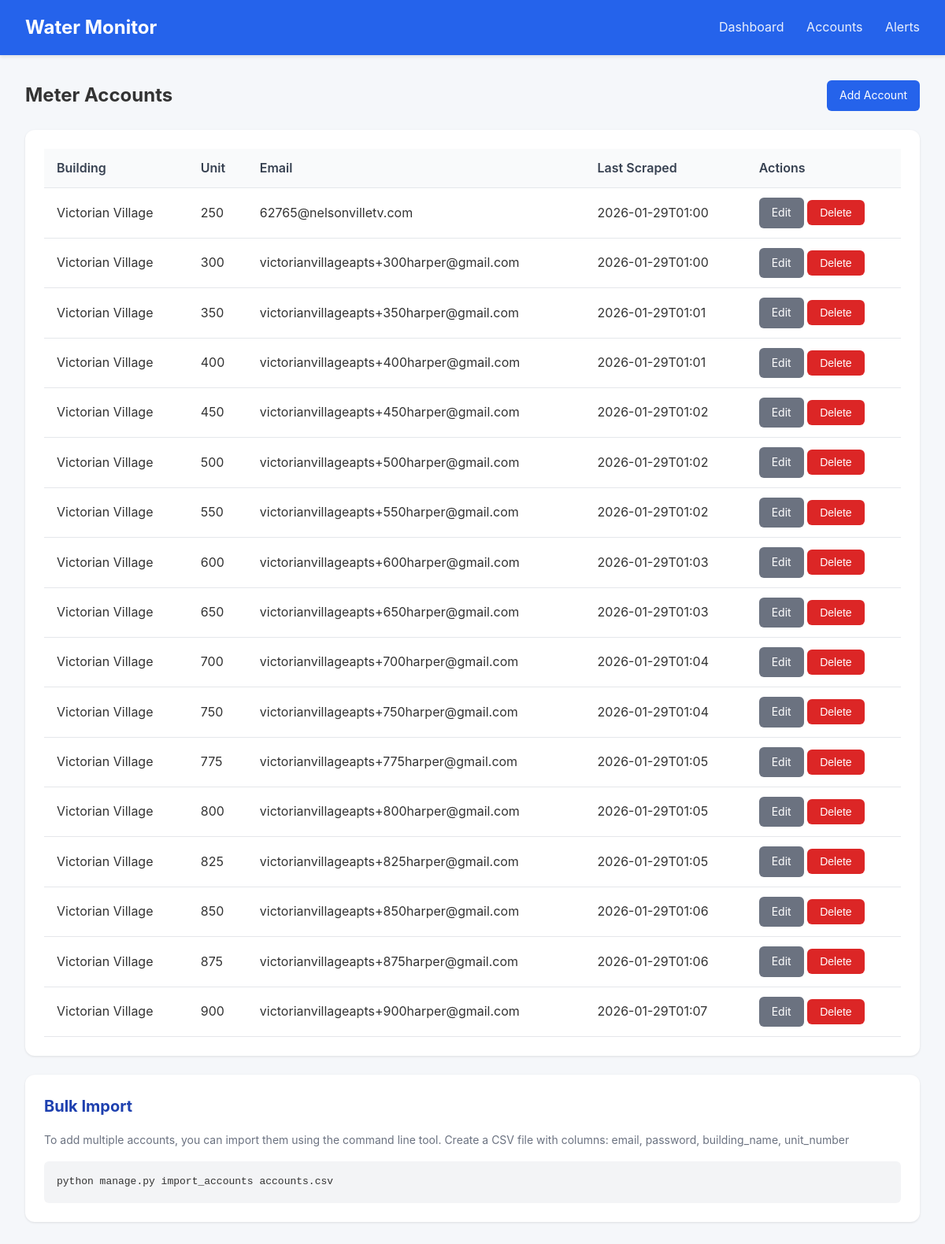
Page /accounts on the earlier database version.
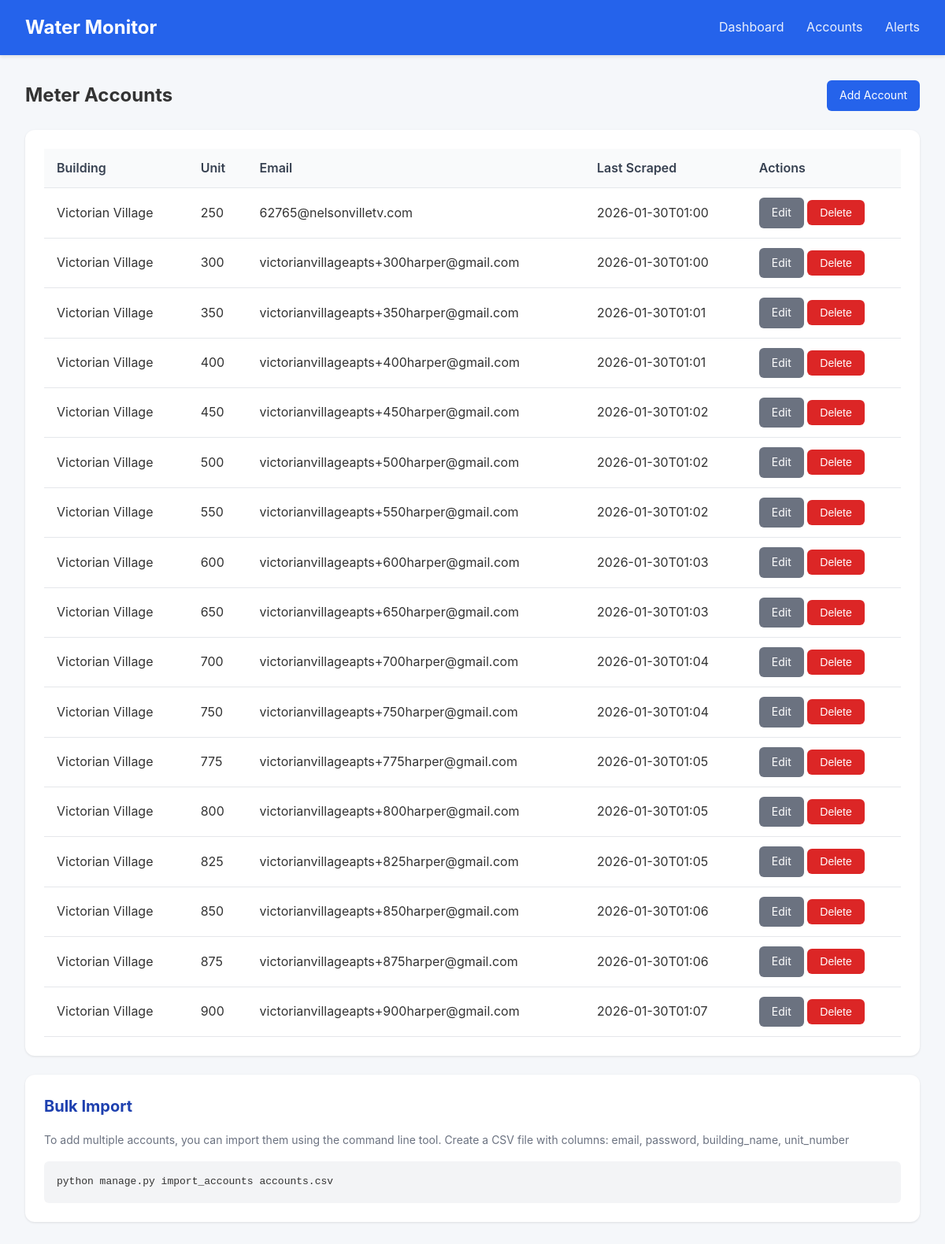
Same page on the later database version.
### tables this page shows
CREATE TABLE accounts (
                id INTEGER PRIMARY KEY AUTOINCREMENT,
                email TEXT UNIQUE NOT NULL,
                password_encrypted TEXT NOT NULL,
                meter_id TEXT,
                account_number TEXT,
                address TEXT,
                building_name TEXT,
                unit_number TEXT,
                is_active INTEGER DEFAULT 1,
                last_scraped TIMESTAMP,
                created_at TIMESTAMP DEFAULT CURRENT_TIMESTAMP
            , avg_12mo REAL, monthly_usage REAL, unit_count INTEGER DEFAULT 1, leak_alerts INTEGER DEFAULT 1, min_overage_pct INTEGER DEFAULT 10);

### app.py (the view)
@app.route('/accounts')
def accounts_list():
    accounts = db.get_all_accounts()
    return render_template('accounts.html', accounts=accounts)

### database.py (called while the page is built)
@contextmanager
def get_db():
    conn = sqlite3.connect(config.DATABASE_PATH)
    conn.row_factory = sqlite3.Row
    try:
        yield conn
        conn.commit()
    finally:
        conn.close()

def get_all_accounts() -> list:
    with get_db() as conn:
        cursor = conn.cursor()
        cursor.execute('SELECT * FROM accounts WHERE is_active = 1 ORDER BY building_name, unit_number')
        return [dict(row) for row in cursor.fetchall()]

### templates/accounts.html (shortened to what this page needs)
{% extends "base.html" %}
{% block content %}
<div style="display: flex; justify-content: space-between; align-items: center; margin-bottom: 1.5rem;">
    <h2>Meter Accounts</h2>
    <a href="{{ url_for('add_account') }}" class="btn btn-primary">Add Account</a>
</div>
<div class="card">
    <table>
        <thead>
            <tr>
                <th>Building</th>
                <th>Unit</th>
                <th>Email</th>
                <th>Last Scraped</th>
                <th>Actions</th>
            </tr>
        </thead>
        <tbody>
            {% for account in accounts %}
            <tr>
                <td>{{ account.building_name or '-' }}</td>
                <td>{{ account.unit_number or '-' }}</td>
                <td>{{ account.email }}</td>
                <td>{{ account.last_scraped[:16] if account.last_scraped else 'Never' }}</td>
                <td>
                    <a href="{{ url_for('edit_account', account_id=account.id) }}" class="btn btn-secondary">Edit</a>
                    <form method="POST" action="{{ url_for('delete_account', account_id=account.id) }}"
                          style="display: inline;"
                          onsubmit="return confirm('Delete this account?')">
                        <button type="submit" class="btn btn-danger">Delete</button>
                    </form>
                </td>
            </tr>
            {% else %}
            <tr>
                <td colspan="5" style="text-align: center; padding: 2rem;">
                    No accounts configured. <a href="{{ url_for('add_account') }}">Add your first account</a>.
                </td>
            </tr>
            {% endfor %}
        </tbody>
    </table>
</div>
<div class="card">
    <h2>Bulk Import</h2>
    <p class="text-muted mb-4">
        To add multiple accounts, you can import them using the command line tool.
        Create a CSV file with columns: email, password, building_name, unit_number
    </p>
    <code style="background: #f3f4f6; padding: 1rem; display: block; border-radius: 6px;">
        python manage.py import_accounts accounts.csv
    </code>
</div>
{% endblock %}

Differences in the rows shown:
changed accounts "62765@nelsonvilletv.com": last_scraped "2026-01-29T01:00" → "2026-01-30T01:00"
changed accounts "victorianvillageapts+300harper@gmail.com": last_scraped "2026-01-29T01:00" → "2026-01-30T01:00"
changed accounts "victorianvillageapts+350harper@gmail.com": last_scraped "2026-01-29T01:01" → "2026-01-30T01:01"
changed accounts "victorianvillageapts+400harper@gmail.com": last_scraped "2026-01-29T01:01" → "2026-01-30T01:01"
changed accounts "victorianvillageapts+450harper@gmail.com": last_scraped "2026-01-29T01:02" → "2026-01-30T01:02"
changed accounts "victorianvillageapts+500harper@gmail.com": last_scraped "2026-01-29T01:02" → "2026-01-30T01:02"
changed accounts "victorianvillageapts+550harper@gmail.com": last_scraped "2026-01-29T01:02" → "2026-01-30T01:02"
changed accounts "victorianvillageapts+600harper@gmail.com": last_scraped "2026-01-29T01:03" → "2026-01-30T01:03"
changed accounts "victorianvillageapts+650harper@gmail.com": last_scraped "2026-01-29T01:03" → "2026-01-30T01:03"
changed accounts "victorianvillageapts+700harper@gmail.com": last_scraped "2026-01-29T01:04" → "2026-01-30T01:04"
changed accounts "victorianvillageapts+750harper@gmail.com": last_scraped "2026-01-29T01:04" → "2026-01-30T01:04"
changed accounts "victorianvillageapts+775harper@gmail.com": last_scraped "2026-01-29T01:05" → "2026-01-30T01:05"
changed accounts "victorianvillageapts+800harper@gmail.com": last_scraped "2026-01-29T01:05" → "2026-01-30T01:05"
changed accounts "victorianvillageapts+825harper@gmail.com": last_scraped "2026-01-29T01:05" → "2026-01-30T01:05"
changed accounts "victorianvillageapts+850harper@gmail.com": last_scraped "2026-01-29T01:06" → "2026-01-30T01:06"
changed accounts "victorianvillageapts+875harper@gmail.com": last_scraped "2026-01-29T01:06" → "2026-01-30T01:06"
changed accounts "victorianvillageapts+900harper@gmail.com": last_scraped "2026-01-29T01:07" → "2026-01-30T01:07"
